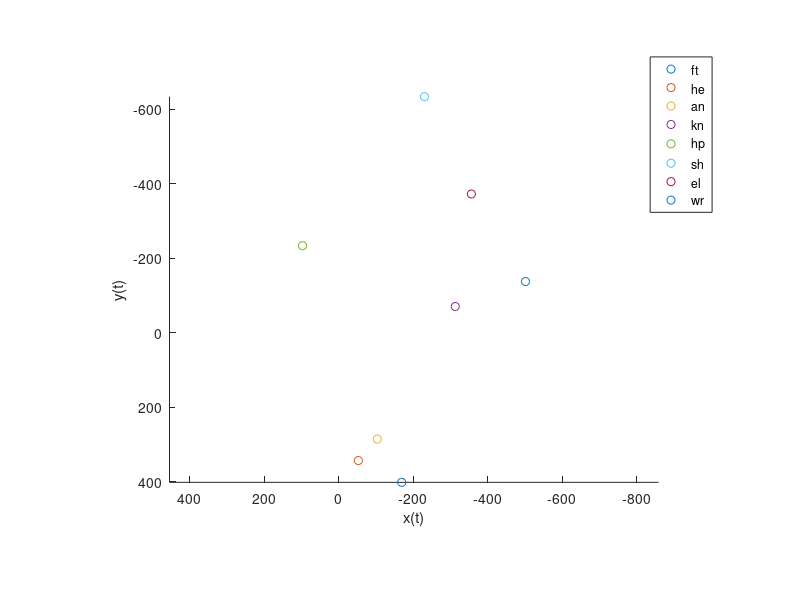

Source code (MATLAB):
%% example plot of raw vantage marker data
close all
clear
clc

load('VantageMarkersS_ST74deg.mat')
%load('VantageMarkersS_ST79deg.mat')
%load('VantageMarkersS_ST84deg.mat')

%notes: loads matlab structure S 

fields = fieldnames( S );
numSamples=length(S.(fields{1})); %number of samples
dt=diff(S.(fields{1})(:,2)); %[s]

figure
hold on
n=30; % set sample index or loop through for video
for i=1:length(fields)
    plot3(S.(fields{i})(n,3),S.(fields{i})(n,4),S.(fields{i})(n,5),'o','DisplayName',fields{i})
end
axis equal
xlabel('x(t)')
ylabel('y(t)')
zlabel('z(t)')
camup([0 -1 0])
legend
hold off